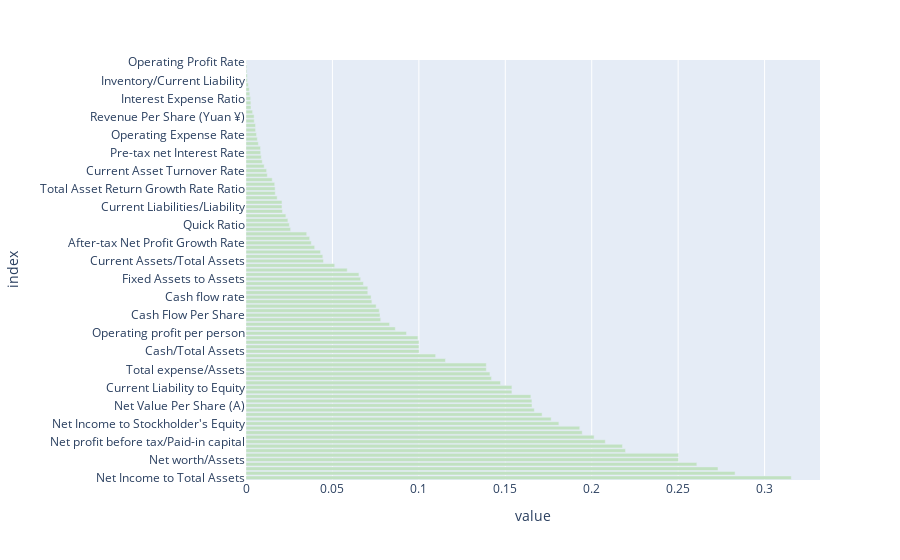

Notebook code for this chart:
### Markdown cell above
## Finding Correlation

### Code cell
df_corr = abs(df.corr()["Bankrupt?"]).sort_values(ascending=False)
df_new = df_corr.drop(['Bankrupt?'])
fig = px.bar(df_new, orientation="h", color_discrete_sequence=["#C1E1C1"])
fig.update_layout(showlegend=False)
fig.show()

### Figure 1 — Plotly figure (JSON) as saved in the notebook; plotly's stock layout.template omitted (floating-point values rounded to 4 significant figures)
{"data": [{"alignmentgroup": "True", "hovertemplate": "variable=Bankrupt?<br>value=%{x}<br>index=%{y}<extra></extra>", "legendgroup": "Bankrupt?", "marker": {"color": "#C1E1C1", "pattern": {"shape": ""}}, "name": "Bankrupt?", "offsetgroup": "Bankrupt?", "orientation": "h", "showlegend": true, "textposition": "auto", "type": "bar", "x": [0.3155, 0.2829, 0.2731, 0.2608, 0.2502, 0.2502, 0.2196, 0.2178, 0.2079, 0.2014, 0.1945, 0.1931, 0.181, 0.1765, 0.1713, 0.1668, 0.1655, 0.1654, 0.1648, 0.1538, 0.1538, 0.1472, 0.1421, 0.1411, 0.139, 0.139, 0.1154, 0.1097, 0.1001, 0.1, 0.1, 0.09945, 0.09284, 0.08638, 0.08305, 0.07792, 0.07752, 0.07708, 0.07528, 0.07282, 0.07236, 0.07046, 0.07045, 0.06792, 0.06633, 0.06533, 0.05856, 0.05135, 0.04482, 0.04443, 0.04313, 0.03972, 0.03778, 0.03682, 0.0351, 0.02581, 0.02506, 0.02423, 0.02306, 0.02109, 0.02081, 0.02081, 0.01804, 0.01692, 0.01686, 0.01659, 0.01517, 0.01231, 0.01193, 0.01051, 0.009401, 0.008857, 0.008517, 0.008395, 0.007137, 0.006556, 0.006083, 0.005547, 0.005509, 0.004754, 0.004692, 0.003823, 0.002894, 0.002829, 0.002681, 0.002211, 0.001906, 0.001376, 0.0008221, 0.0007784, 0.0004788, 0.0004584, 0.0002298], "xaxis": "x", "y": [" Net Income to Total Assets", " ROA(A) before interest and % after tax", " ROA(B) before interest and depreciation after tax", " ROA(C) before interest and depreciation before interest", " Net worth/Assets", " Debt ratio %", " Persistent EPS in the Last Four Seasons", " Retained Earnings to Total Assets", " Net profit before tax/Paid-in capital", " Per Share Net profit before tax (Yuan ¥)", " Current Liability to Assets", " Working Capital to Total Assets", " Net Income to Stockholder's Equity", " Borrowing dependency", " Current Liability to Current Assets", " Liability to Equity", " Net Value Per Share (A)", " Net Value Per Share (B)", " Net Value Per Share (C)", " Current Liabilities/Equity", " Current Liability to Equity", " Working Capital/Equity", " Operating Profit Per Share (Yuan ¥)", " Operating profit/Paid-in capital", " Total expense/Assets", " Equity to Long-term Liability", " CFO to Assets", " Tax rate (A)", " Cash/Total Assets", " Gross Profit to Sales", " Operating Gross Margin", " Realized Sales Gross Margin", " Operating profit per person", " Quick Assets/Total Assets", " Equity to Liability", " Cash/Current Liability", " Cash Flow Per Share", " Operating Funds to Liability", " Inventory and accounts receivable/Net value", " Fixed Assets Turnover Frequency", " Cash flow rate", " Cash Flow to Total Assets", " Contingent liabilities/Net worth", " Total Asset Turnover", " Fixed Assets to Assets", " Net Value Growth Rate", " Cash Flow to Equity", " Cash Reinvestment %", " Current Assets/Total Assets", " Total Asset Growth Rate", " Cash Flow to Liability", " Revenue per person", " After-tax Net Profit Growth Rate", " Regular Net Profit Growth Rate", " Total assets to GNP price", " Quick Asset Turnover Rate", " Quick Ratio", " Research and development expense rate", " Interest-bearing debt interest rate", " Net Worth Turnover Rate (times)", " Current Liabilities/Liability", " Current Liability to Liability", " Cash Turnover Rate", " Long-term fund suitability ratio (A)", " Total Asset Return Growth Rate Ratio", " Non-industry income and expenditure/revenue", " Operating Profit Growth Rate", " Total debt/Total net worth", " Current Asset Turnover Rate", " Degree of Financial Leverage (DFL)", " Continuous Net Profit Growth Rate", " After-tax net Interest Rate", " Pre-tax net Interest Rate", " Continuous interest rate (after tax)", " Total income/Total expense", " Average Collection Days", " Operating Expense Rate", " No-credit Interval", " Interest Coverage Ratio (Interest expense to EBIT)", " Accounts Receivable Turnover", " Revenue Per Share (Yuan ¥)", " Quick Assets/Current Liability", " Working capitcal Turnover Rate", " Allocation rate per person", " Interest Expense Ratio", " Current Ratio", " Inventory/Working Capital", " Inventory Turnover Rate (times)", " Inventory/Current Liability", " Long-term Liability to Current Assets", " Cash Flow to Sales", " Realized Sales Gross Profit Growth Rate", " Operating Profit Rate"], "yaxis": "y"}], "layout": {"barmode": "relative", "legend": {"title": {"text": "variable"}, "tracegroupgap": 0}, "margin": {"t": 60}, "showlegend": false, "xaxis": {"anchor": "y", "domain": [0, 1], "title": {"text": "value"}}, "yaxis": {"anchor": "x", "domain": [0, 1], "title": {"text": "index"}}}}
